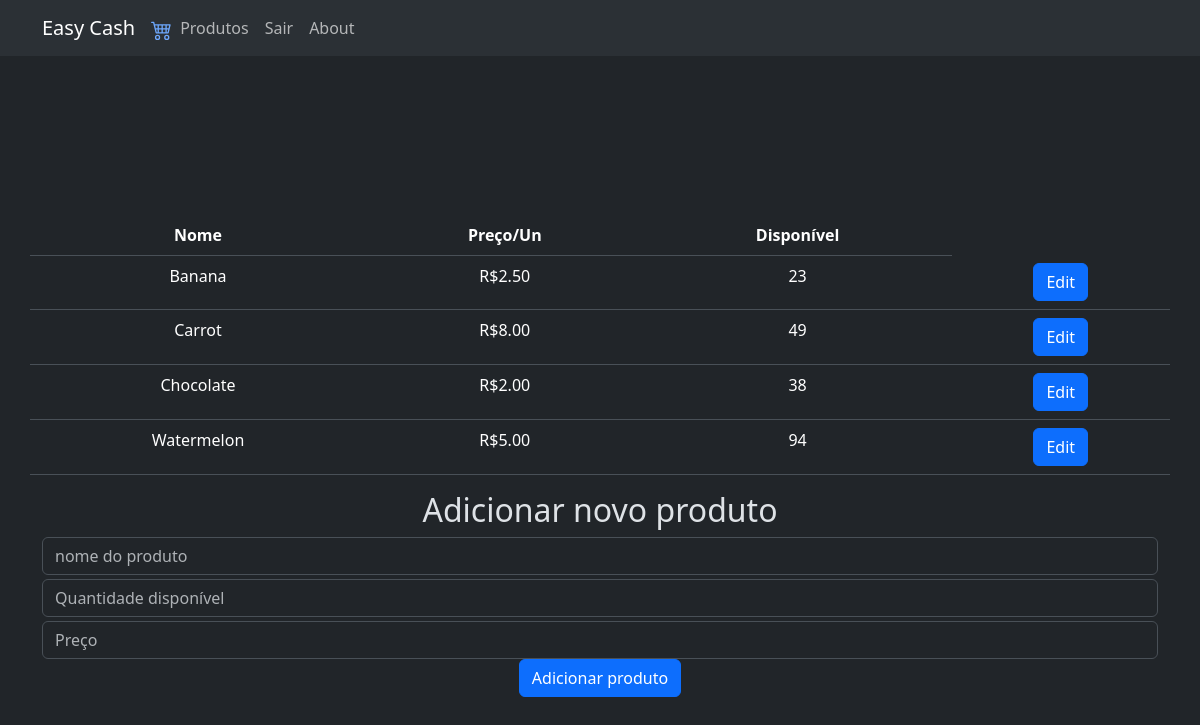
Page /products (signed in) on the committed database.
### tables this page shows
CREATE TABLE products (
        id INTEGER PRIMARY KEY AUTOINCREMENT,
        user_id INTEGER NOT NULL,
        product_name TEXT NOT NULL,
        available INTEGER NOT NULL,
        price NUMERIC NOT NULL,
        FOREIGN KEY (user_id) REFERENCES users (id)
    );

### cashier_app/cashier.py (the view)
@bp.route('/products')
@login_required
def products():
    products = get_db().execute(
        'SELECT * FROM products WHERE user_id = ? ORDER BY product_name ASC',
        (session['user_id'],)
    ).fetchall()
    if not products:
        flash('Você ainda não possui nenhum produto.')
    return render_template('cashier/products.html', products=products)

### cashier_app/auth.py (called while the page is built)
def login_required(view):
    @functools.wraps(view)
    def wrapped_view(**kwargs):
        if g.user is None:
            return redirect(url_for('auth.login'))
        return view(**kwargs)
    return wrapped_view

@bp.before_app_request
def load_logged_in_user():
    user_id = session.get('user_id')
    if not user_id:
        g.user = None
    else:
        g.user = get_db().execute(
            'SELECT * FROM users WHERE id = ?',
            (user_id,)
        ).fetchone()

### cashier_app/db.py (called while the page is built)
def get_db():
    if 'db' not in g:
        g.db = sqlite3.connect(
            current_app.config['DATABASE'],
            detect_types=sqlite3.PARSE_DECLTYPES,
        )
        g.db.row_factory = sqlite3.Row
    return g.db

### cashier_app/helpers.py (called while the page is built)
def to_reais(double) :
    double = float(double)
    return f"R${double:.2f}"

### cashier_app/templates/cashier/products.html (shortened to what this page needs)
{% extends "layout.html" %}
{% block main %}
    <div class="d-flex flex-column align-items-center justify-content-center h-100">
        <table class="table container-sm text-center">
            <thead>
                <tr>
                    <th>Nome</th>
                    <th>Preço/Un</th>
                    <th>Disponível</th>
                </tr>
            </thead>
            <tbody>
                {% for product in products %}
                    <tr>
                        <form action="{{ url_for('cashier.edit_product') }}" method="get">
                            <td>{{product.product_name.capitalize()}}</td>
                            <td>{{product.price | to_reais }}</td>
                            <td>{{product.available}}</td>
                            <td><button type="submit" class="btn btn-primary">Edit</button></td>
                        </form>
                    </tr>
                {% endfor %}
            </tbody>
        </table>
        <h2>Adicionar novo produto</h2>
        <form action="{{ url_for('cashier.add_product') }}" method="post" class="container-sm text-center">
            <input type="text" name="product_name" placeholder="nome do produto" class="form-control mb-1" required>
            <input type="number" name="available" placeholder="Quantidade disponível" class="form-control mb-1" required>
            <input type="number" name="price" class="form-control" placeholder="Preço" step="0.01" required>
            <button type="submit" class="btn btn-primary">Adicionar produto</button>
        </form>
    </div>
{% endblock %}

### cashier_app/static/style.css (style rules this page uses)
body { height: 100vh; }

### rows in the picture
products: product_name "Banana", price|to_reais "R$2.50", available "23"
products: product_name "Carrot", price|to_reais "R$8.00", available "49"
products: product_name "Chocolate", price|to_reais "R$2.00", available "38"
products: product_name "Watermelon", price|to_reais "R$5.00", available "94"
